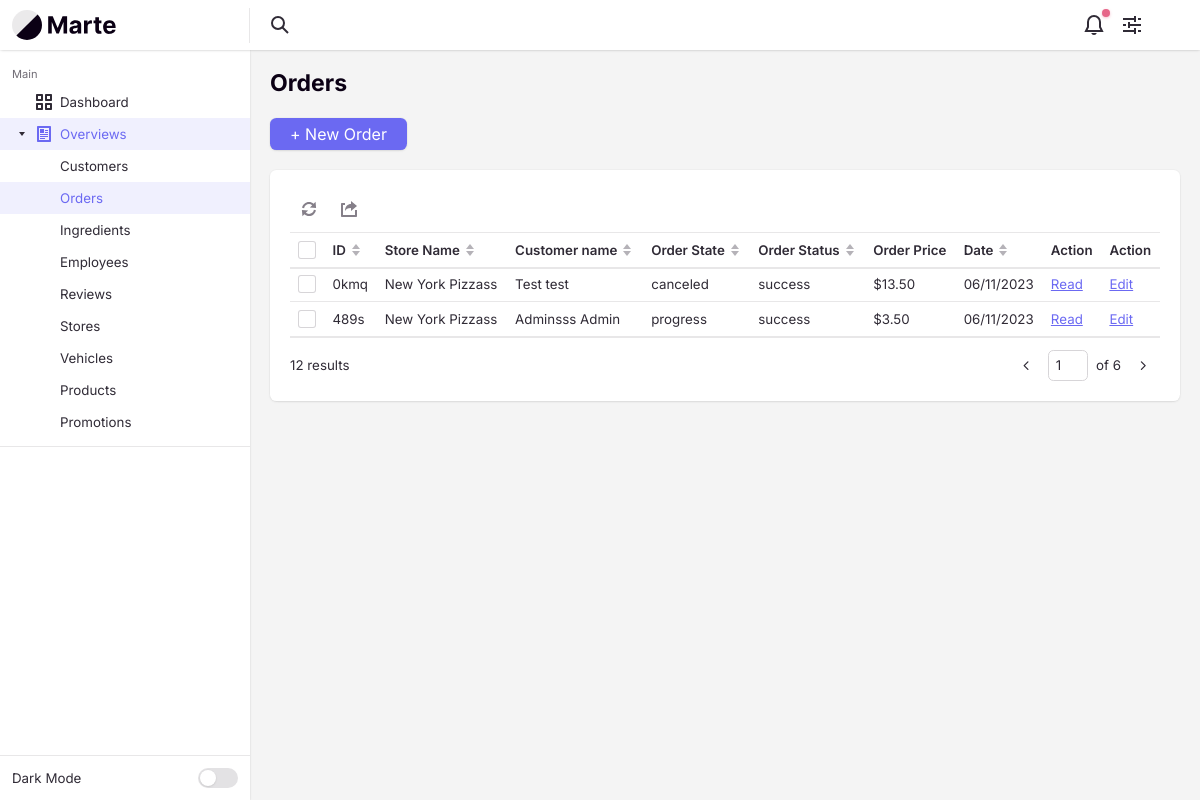
The app's page /Order/overview/, older data.
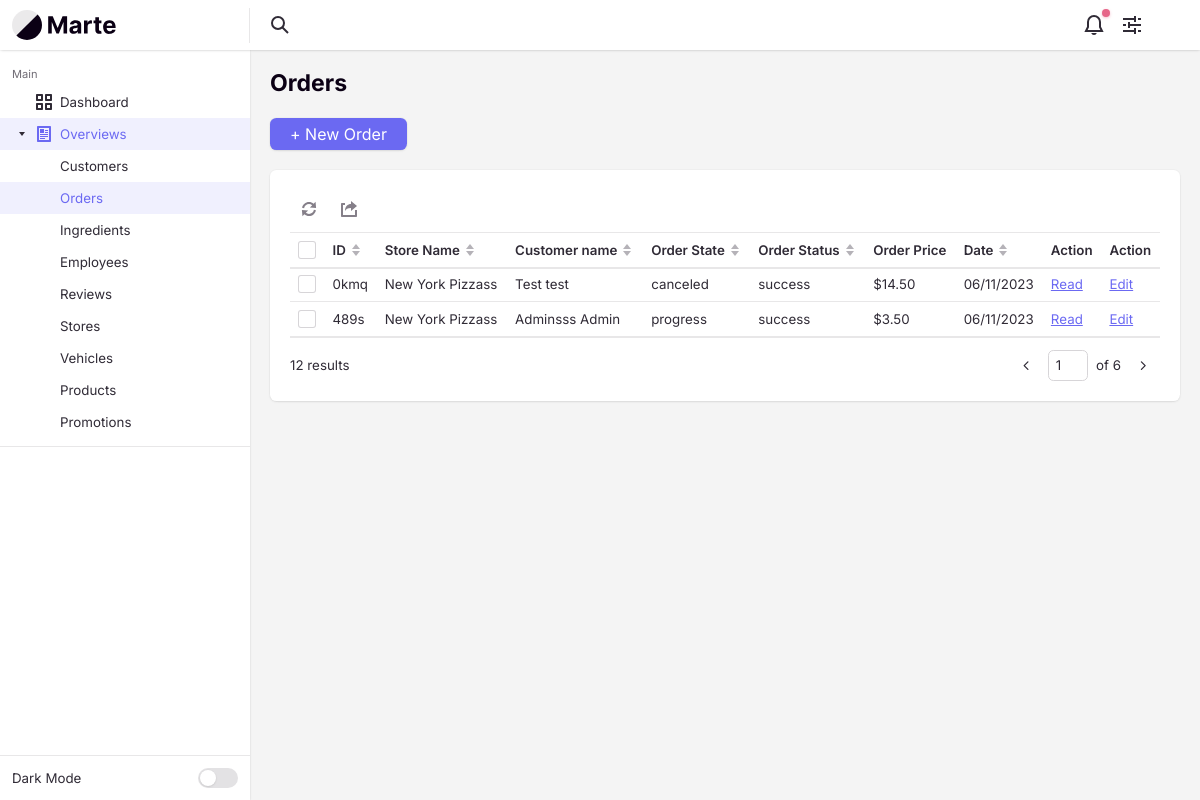
The same page, newer data.
### tables this page shows
CREATE TABLE `orders` (
  `orderId` varchar(4) NOT NULL,
  `orderStoreId` varchar(4) NOT NULL,
  `orderCustomerId` varchar(4) NOT NULL,
  `orderState` enum('progress','delivered','on the way','canceled','picked up') NOT NULL,
  `orderStatus` enum('success','pending','failed','') NOT NULL,
  `orderPrice` decimal(6,2) NOT NULL,
  `orderCreateDate` int(10) NOT NULL,
  `orderDescription` text DEFAULT NULL
);

CREATE TABLE `stores` (
  `storeId` varchar(4) NOT NULL,
  `storeName` varchar(255) NOT NULL,
  `storeZipcode` varchar(255) NOT NULL,
  `storeStreetName` varchar(255) NOT NULL,
  `storeCity` varchar(255) NOT NULL,
  `storePhone` varchar(10) NOT NULL,
  `storeEmail` varchar(255) NOT NULL,
  `storeIsActive` tinyint(1) NOT NULL DEFAULT 1,
  `storeCreateDate` int(10) NOT NULL,
  `storeDescription` text DEFAULT NULL
);

CREATE TABLE `customers` (
  `customerId` varchar(4) NOT NULL,
  `customerFirstName` varchar(255) NOT NULL,
  `customerLastName` varchar(255) NOT NULL,
  `customerStreetName` varchar(255) NOT NULL,
  `customerZipCode` varchar(10) NOT NULL,
  `customerCity` varchar(50) NOT NULL,
  `customerEmail` varchar(255) NOT NULL,
  `customerPhone` varchar(255) NOT NULL,
  `customerType` enum('member','guest','admin') NOT NULL,
  `customerIsActive` tinyint(1) NOT NULL DEFAULT 1,
  `customerCreateDate` int(10) NOT NULL
);

### app/controllers/Order.php (called while the page is built, shortened)
<?php
class Order extends Controller
{
    private $orderModel;
    public function __construct()
    {
        $this->orderModel = $this->model('OrderModel');
    }
    public function overview($params)
    {
        $pageNumber = isset($params['page']) ? intval($params['page']) : 1;
        $recordsPerPage = 2;
        $offset = ($pageNumber - 1) * $recordsPerPage;
        $orders = $this->orderModel->getOrdersByPagination($offset, $recordsPerPage);
        $countOrders = $this->orderModel->getTotalOrdersCount();
        $totalPages = ceil($countOrders / $recordsPerPage);
        $pageNumber = max(1, min($pageNumber, $totalPages));
        $data = [
            'orders' => $orders,
            'countOrders' => $countOrders,
            'currentPage' => $pageNumber,
            'recordsPerPage' => $recordsPerPage,
            'totalPages' => $totalPages,
        ];
        $this->view('backend/order/overview', $data);
    }
}

### app/libraries/Core.php (called while the page is built, shortened)
<?php
class Core
{
    protected $currentMethod = 'index';
    public function __construct()
    {
        $url = $this->getUrl();
        $this->currentController = new $this->currentController();
        if (isset($url[1])) {
            if (method_exists($this->currentController, $url[1])) {
                $this->currentMethod = $url[1];
            } else if (!empty($url[1])) {
                require APPROOT . '/views/includes/404.php';
                exit;
            }
        }
        $array = [];
        call_user_func_array([$this->currentController, $this->currentMethod], [$array]);
    }
    public function getUrl()
    {
        $incoming = $_SERVER['REQUEST_URI'];
        $incoming = str_replace("/pizzapalacebackend/", "", $incoming);
        if (isset($incoming)) {
            $incoming = trim($incoming, "/");
            $incoming = rtrim($incoming, "/");
            $url = filter_var($incoming, FILTER_SANITIZE_URL);
            $url = explode('/', $url);
            $urlController = $url[0];
            $urlAction = "";
            if (array_key_exists(1, $url)) {
                $urlAction = explode('?', $url[1])[0];
            }
            $urlSlug = $url;
            $output = [$urlController, $urlAction, $urlSlug];
            return $output;
        } else {
            return array('Pizza', 'overview');
        }
    }
}

### app/require.php (called while the page is built, shortened)
<?php
  require_once 'libraries/Core.php';
  require_once 'libraries/Controller.php';
  require_once 'libraries/Database.php';
  $init = new Core();

### public/index.php (called while the page is built)
<?php
  require_once '../app/require.php';
?>

### app/libraries/Database.php (called while the page is built, shortened)
<?php
  class Database {
    private $dbHost = DB_HOST;
    private $dbUser = DB_USER;
    private $dbPass = DB_PASS;
    private $dbName = DB_NAME;
    private $statement;
    private $dbHandler;
    public function __construct()
    {
      $conn = 'mysql:host=' . $this->dbHost . ";dbname=" . $this->dbName;
      $options = array(
        PDO::ATTR_PERSISTENT => true,
        PDO::ATTR_ERRMODE => PDO::ERRMODE_EXCEPTION,
        PDO::ATTR_EMULATE_PREPARES => false
      );
      try
      {
        $this->dbHandler = new PDO($conn, $this->dbUser, $this->dbPass, $options);
      }
      catch(PDOException $e) {
        $this->error = $e->getMessage();
        echo $this->error;
      }
    }
    public function query($sql) {
      $this->statement = $this->dbHandler->prepare($sql);
    }
    public function bind($parameter, $value, $type=null) {
      switch (is_null($type)) {
        case is_int($value):
          $type = PDO::PARAM_INT;
          break;
      }
      $this->statement->bindValue($parameter, $value, $type);
    }
    public function execute() {
      return $this->statement->execute();
    }
    public function resultSet() {
      $this->execute();
      return $this->statement->fetchAll(PDO::FETCH_OBJ);
    }
  }
?>

### app/models/OrderModel.php (called while the page is built, shortened)
<?php
class OrderModel
{
    private $db;
    public function __construct()
    {
        $this->db = new Database();
    }
    public function getOrdersByPagination($offset, $limit)
    {
        $this->db->query("SELECT o.orderId,
                                 o.orderStoreId,
                                 o.orderCustomerId,
                                 o.orderPrice,
                                 o.orderState,
                                 o.orderStatus,
                                 o.orderCreateDate,
                                 c.customerFirstName,
                                 c.customerLastName,
                                 s.storeName
                                 FROM orders as o
                                 INNER JOIN customers as c ON o.orderCustomerId = c.customerId
                                 INNER JOIN stores as s ON o.orderStoreId = s.storeId
                                 LIMIT :offset, :limit");
        $this->db->bind(':offset', $offset);
        $this->db->bind('limit', $limit);
        return $this->db->resultSet();
    }
    public function getTotalOrdersCount()
    {
        $this->db->query("SELECT COUNT(*) as total FROM orders");
        $result = $this->db->single();
        return $result->total;
    }
}

### app/views/backend/order/overview.php (the view, shortened to what the changed rows need)
<?php require APPROOT . '/views/includes/head.php'; ?>
<div class="margin-bottom-md">
    <h1 class="text-lg">Orders</h1>
</div>
<div class="bg radius-md padding-md inner-glow shadow-xs">
    <div id="interactive-table-1" class="int-table text-sm js-int-table">
        <div class="int-table__inner">
            <table class="int-table__table" aria-label="Interactive table example">
                <thead class="int-table__header js-int-table__header">
                    <tr class="int-table__row">
                        <td class="int-table__cell">
                            <div class="custom-checkbox int-table__checkbox">
                            </div>
                        </td>
                        <th class="int-table__cell int-table__cell--th int-table__cell--sort js-int-table__cell--sort">
                            <div class="flex items-center">
                                <span>ID</span>
                                <svg class="icon icon--xxs margin-left-xxxs int-table__sort-icon" aria-hidden="true" viewBox="0 0 12 12">
                                    <polygon class="arrow-up" points="6 0 10 5 2 5 6 0" />
                                    <polygon class="arrow-down" points="6 12 2 7 10 7 6 12" />
                                </svg>
                            </div>
                        </th>
                        <th class="int-table__cell int-table__cell--th int-table__cell--sort js-int-table__cell--sort">
                            <div class="flex items-center">
                                <span>Store Name</span>
                                <svg class="icon icon--xxs margin-left-xxxs int-table__sort-icon" aria-hidden="true" viewBox="0 0 12 12">
                                    <polygon class="arrow-up" points="6 0 10 5 2 5 6 0" />
                                    <polygon class="arrow-down" points="6 12 2 7 10 7 6 12" />
                                </svg>
                            </div>
                        </th>
                        <th class="int-table__cell int-table__cell--th int-table__cell--sort js-int-table__cell--sort">
                            <div class="flex items-center">
                                <span>Customer name</span>
                                <svg class="icon icon--xxs margin-left-xxxs int-table__sort-icon" aria-hidden="true" viewBox="0 0 12 12">
                                    <polygon class="arrow-up" points="6 0 10 5 2 5 6 0" />
                                    <polygon class="arrow-down" points="6 12 2 7 10 7 6 12" />
                                </svg>
                            </div>
                        </th>
                        <th class="int-table__cell int-table__cell--th int-table__cell--sort js-int-table__cell--sort">
                            <div class="flex items-center">
                                <span>Order State</span>
                                <svg class="icon icon--xxs margin-left-xxxs int-table__sort-icon" aria-hidden="true" viewBox="0 0 12 12">
                                    <polygon class="arrow-up" points="6 0 10 5 2 5 6 0" />
                                    <polygon class="arrow-down" points="6 12 2 7 10 7 6 12" />
                                </svg>
                            </div>
                        </th>
                        <th class="int-table__cell int-table__cell--th int-table__cell--sort js-int-table__cell--sort">
                            <div class="flex items-center">
                                <span>Order Status</span>
                                <svg class="icon icon--xxs margin-left-xxxs int-table__sort-icon" aria-hidden="true" viewBox="0 0 12 12">
                                    <polygon class="arrow-up" points="6 0 10 5 2 5 6 0" />
                                    <polygon class="arrow-down" points="6 12 2 7 10 7 6 12" />
                                </svg>
                            </div>
                        </th>
                        <th class="int-table__cell int-table__cell--th text-left">
                            Order Price
                        </th>
                        <th class="int-table__cell int-table__cell--th int-table__cell--sort js-int-table__cell--sort" data-date-format="dd-mm-yyyy">
                            <div class="flex items-center">
                                <span>Date</span>
                                <svg class="icon icon--xxs margin-left-xxxs int-table__sort-icon" aria-hidden="true" viewBox="0 0 12 12">
                                    <polygon class="arrow-up" points="6 0 10 5 2 5 6 0" />
                                    <polygon class="arrow-down" points="6 12 2 7 10 7 6 12" />
                                </svg>
                            </div>
                        </th>
                        <th class="int-table__cell int-table__cell--th text-left">
                            Action
                        </th>
                        <th class="int-table__cell int-table__cell--th text-left">
                            Action
                        </th>
                    </tr>
                </thead>
                <tbody class="int-table__body js-int-table__body">
                    <?php foreach ($data['orders'] as $order) : ?>
                        <tr class="int-table__row">
                            <th class="int-table__cell" scope="row">
                                <div class="custom-checkbox int-table__checkbox">
                                    <div class="custom-checkbox__control" aria-hidden="true"></div>
                                </div>
                            </th>
                            <td class="int-table__cell"><?= $order->orderId ?></td>
                            <td class="int-table__cell"><?= $order->storeName ?></td>
                            <td class="int-table__cell"><?= $order->customerFirstName . " " . $order->customerLastName ?></td>
                            <td class="int-table__cell"><?= $order->orderState ?></td>
                            <td class="int-table__cell"><?= $order->orderStatus ?></td>
                            <td class="int-table__cell text-truncate max-width-xxxxs">$<?= $order->orderPrice ?></td>
                            <td class="int-table__cell"><?= date('d/m/Y', $order->orderCreateDate) ?></td>
                            <td class="int-table__cell"><a href="<?= URLROOT; ?>Order/orderHasProducts/{orderId:<?= $order->orderId ?>}/">Read</a></td>
                            <td class="int-table__cell"><a href="<?= URLROOT ?>Order/update/{orderId:<?= $order->orderId ?>}/">Edit</a></td>
                        </tr>
                    <?php endforeach ?>
                </tbody>
            </table>
        </div>
    </div>
</div>
<?php require APPROOT . '/views/includes/footer.php'; ?>

Row changes from the older to the newer data that the page shows:
changed orders "0kmq": orderPrice "13.50" → "14.50"
